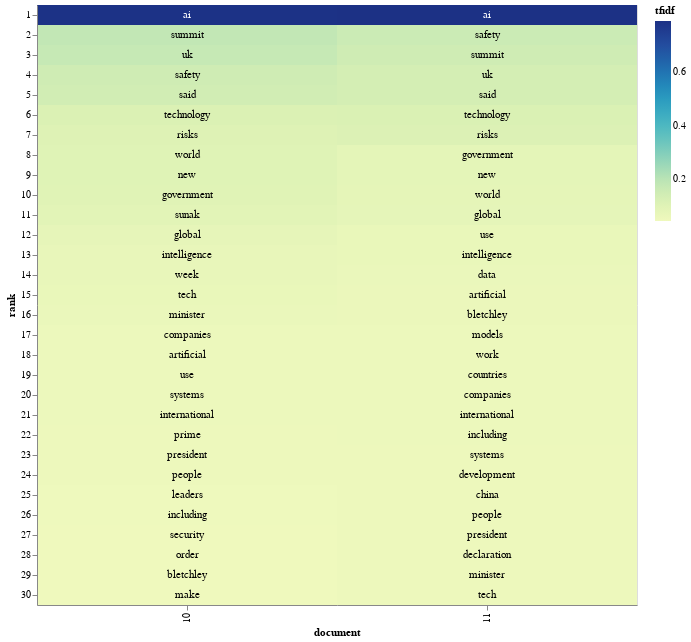

Notebook cell for this chart:
### Code cell
# TF-IDF : 
# put 'Year' instead of Month if you have grouped your articles yearly.
TF_IDF_Factiva(Grouped_articles, index_column='Month', top_k=30)

### Figure 1 — Vega-Lite specification as saved in the notebook (floating-point values rounded to 4 significant figures)
{"config": {"view": {"continuousWidth": 300, "continuousHeight": 300}}, "layer": [{"mark": {"type": "rect"}, "encoding": {"color": {"field": "tfidf", "type": "quantitative"}, "x": {"field": "document", "type": "nominal"}, "y": {"field": "rank", "type": "ordinal"}}, "transform": [{"window": [{"op": "rank", "field": "", "as": "rank"}], "groupby": ["document"], "sort": [{"field": "tfidf", "order": "descending"}]}]}, {"mark": {"type": "circle", "size": 100}, "encoding": {"color": {"condition": {"test": {"field": "term", "oneOf": []}, "value": "red"}, "value": "#FFFFFF00"}, "x": {"field": "document", "type": "nominal"}, "y": {"field": "rank", "type": "ordinal"}}, "transform": [{"window": [{"op": "rank", "field": "", "as": "rank"}], "groupby": ["document"], "sort": [{"field": "tfidf", "order": "descending"}]}]}, {"mark": {"type": "text", "baseline": "middle"}, "encoding": {"color": {"condition": {"test": "(datum.tfidf >= 0.23)", "value": "white"}, "value": "black"}, "text": {"field": "term", "type": "nominal"}, "x": {"field": "document", "type": "nominal"}, "y": {"field": "rank", "type": "ordinal"}}, "transform": [{"window": [{"op": "rank", "field": "", "as": "rank"}], "groupby": ["document"], "sort": [{"field": "tfidf", "order": "descending"}]}]}], "data": {"name": "data-95676519a00ddd39da5b9983f2c50b95"}, "width": 600, "$schema": "https://vega.github.io/schema/vega-lite/v5.15.1.json", "datasets": {"data-95676519a00ddd39da5b9983f2c50b95": [{"document": "10", "term": "ai", "tfidf": 0.7884}, {"document": "10", "term": "summit", "tfidf": 0.1817}, {"document": "10", "term": "uk", "tfidf": 0.1718}, {"document": "10", "term": "safety", "tfidf": 0.1487}, {"document": "10", "term": "said", "tfidf": 0.1444}, {"document": "10", "term": "technology", "tfidf": 0.1199}, {"document": "10", "term": "risks", "tfidf": 0.1085}, {"document": "10", "term": "world", "tfidf": 0.1034}, {"document": "10", "term": "new", "tfidf": 0.1029}, {"document": "10", "term": "government", "tfidf": 0.09964}, {"document": "10", "term": "sunak", "tfidf": 0.09444}, {"document": "10", "term": "global", "tfidf": 0.07841}, {"document": "10", "term": "intelligence", "tfidf": 0.07224}, {"document": "10", "term": "week", "tfidf": 0.06983}, {"document": "10", "term": "tech", "tfidf": 0.06754}, {"document": "10", "term": "minister", "tfidf": 0.06235}, {"document": "10", "term": "companies", "tfidf": 0.05717}, {"document": "10", "term": "artificial", "tfidf": 0.05619}, {"document": "10", "term": "use", "tfidf": 0.0557}, {"document": "10", "term": "systems", "tfidf": 0.05526}, {"document": "10", "term": "international", "tfidf": 0.05432}, {"document": "10", "term": "prime", "tfidf": 0.05337}, {"document": "10", "term": "president", "tfidf": 0.05152}, {"document": "10", "term": "people", "tfidf": 0.05097}, {"document": "10", "term": "leaders", "tfidf": 0.04869}, {"document": "10", "term": "including", "tfidf": 0.04675}, {"document": "10", "term": "security", "tfidf": 0.04631}, {"document": "10", "term": "order", "tfidf": 0.04578}, {"document": "10", "term": "bletchley", "tfidf": 0.04491}, {"document": "10", "term": "make", "tfidf": 0.04488}, {"document": "11", "term": "ai", "tfidf": 0.7903}, {"document": "11", "term": "safety", "tfidf": 0.159}, {"document": "11", "term": "summit", "tfidf": 0.1495}, {"document": "11", "term": "uk", "tfidf": 0.1368}, {"document": "11", "term": "said", "tfidf": 0.1362}, {"document": "11", "term": "technology", "tfidf": 0.1209}, {"document": "11", "term": "risks", "tfidf": 0.115}, {"document": "11", "term": "government", "tfidf": 0.08672}, {"document": "11", "term": "new", "tfidf": 0.08557}, {"document": "11", "term": "world", "tfidf": 0.08325}, {"document": "11", "term": "global", "tfidf": 0.08117}, {"document": "11", "term": "use", "tfidf": 0.0672}, {"document": "11", "term": "intelligence", "tfidf": 0.066}, {"document": "11", "term": "data", "tfidf": 0.06532}, {"document": "11", "term": "artificial", "tfidf": 0.06068}, {"document": "11", "term": "bletchley", "tfidf": 0.05999}, {"document": "11", "term": "models", "tfidf": 0.05722}, {"document": "11", "term": "work", "tfidf": 0.05683}, {"document": "11", "term": "countries", "tfidf": 0.05641}, {"document": "11", "term": "companies", "tfidf": 0.05572}, {"document": "11", "term": "international", "tfidf": 0.05571}, {"document": "11", "term": "including", "tfidf": 0.05456}, {"document": "11", "term": "systems", "tfidf": 0.05388}, {"document": "11", "term": "development", "tfidf": 0.05377}, {"document": "11", "term": "china", "tfidf": 0.05346}, {"document": "11", "term": "people", "tfidf": 0.05282}, {"document": "11", "term": "president", "tfidf": 0.05214}, {"document": "11", "term": "declaration", "tfidf": 0.05138}, {"document": "11", "term": "minister", "tfidf": 0.0507}, {"document": "11", "term": "tech", "tfidf": 0.05055}]}}
